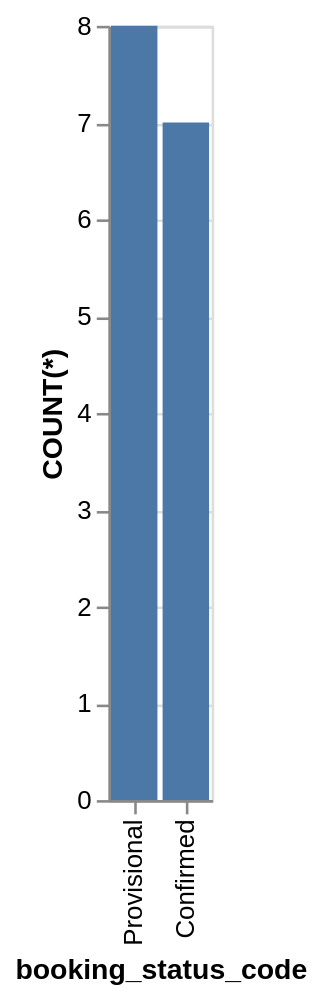

Vega-Lite specification stored for this chart:
### Vega-Lite specification from a JSON file in a GitHub repository (floating-point values rounded to 4 significant figures)
{"data": {"values": [{"x_data": "Provisional", "y_data": 8}, {"x_data": "Confirmed", "y_data": 7}]}, "mark": "bar", "encoding": {"x": {"field": "x_data", "type": "nominal", "title": "booking_status_code", "sort": {"op": "sum", "field": "y_data", "order": "descending"}}, "y": {"field": "y_data", "type": "quantitative", "title": "COUNT(*)"}}}
